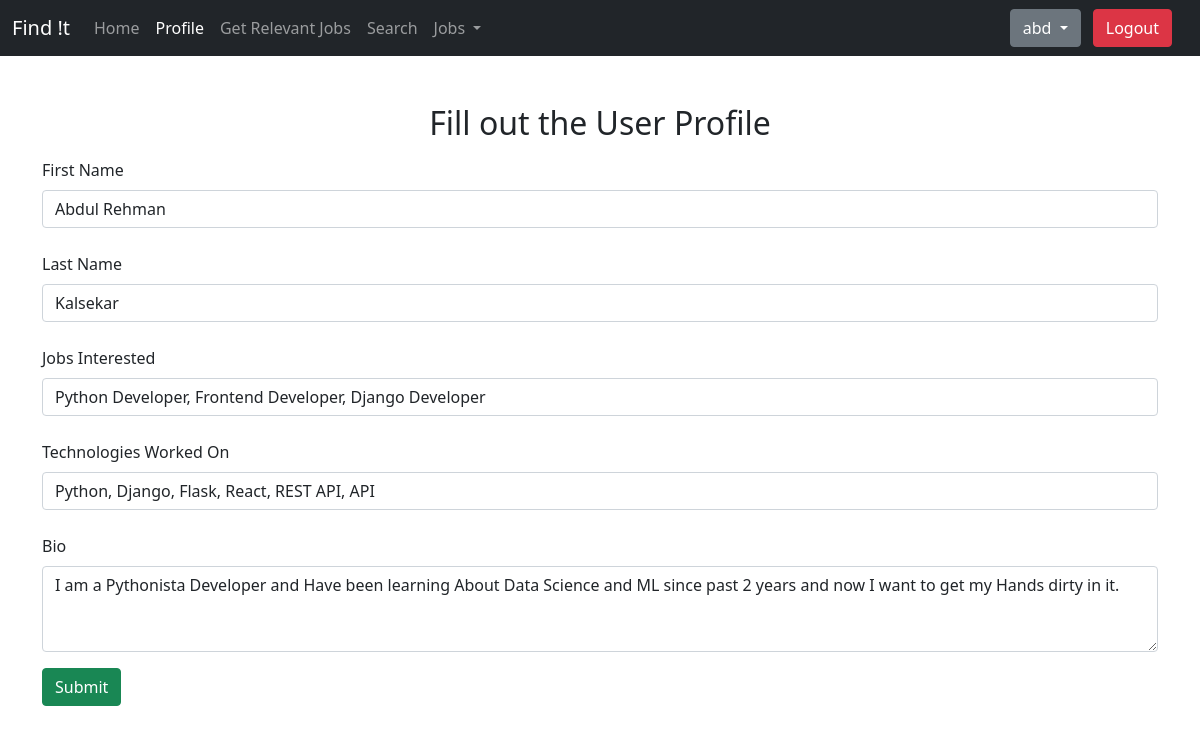
Screenshot of /profile (signed in) with the database file from the repository.
### home/models.py (models this page shows, shortened)
class Profile(models.Model):
    username = models.ForeignKey(User, on_delete=models.CASCADE)
    first_name = models.CharField(max_length=100, null=True, blank=True)
    last_name = models.CharField(max_length=100, null=True, blank=True)
    interested_jobs = models.CharField(max_length=100, null=True, blank=True)
    bio = models.CharField(max_length=100, null=True, blank=True)
    techonologies = models.CharField(max_length=100, null=True, blank=True)

### home/views.py (the view, shortened to what this page needs)
# urls.py: path('profile', views.profile, name='profile'),
@login_required
def profile(request):
    current_user = Profile.objects.filter(username=request.user)
    if len(current_user) != 0:
        params = {'current_user': current_user}
    return render(request, 'profile.html', params)

### templates/profile.html (shortened to what this page needs)
{% extends 'base.html' %}
{% block profileActive %}active{% endblock profileActive %}
{% block body %}
<div class="container mt-5">
    <h2 class="text-center"> Fill out the User Profile </h2>
  {% for data in current_user %}
    <form action="{% url 'profile' %}" method="POST">
    <div class="mb-3">
        <label for="fname" class="form-label my-2">First Name</label>
      <input type="text" class="form-control" name="fname" id="fname" value="{{data.first_name}}">
    </div>
    <div class="mb-3">
        <label for="lname" class="form-label my-2">Last Name</label>
        <input type="text" class="form-control" id="lname" name="lname" value="{{ data.last_name }}">
    </div>
    <div class="mb-3">
      <label for="jobsinterested" class="form-label my-2">Jobs Interested</label>
      <input type="text" class="form-control" id="jobsinterested" name="jobsinterested" value="{{ data.interested_jobs }}">
    </div>
    <div class="mb-3">
      <label for="technologies" class="form-label my-2">Technologies Worked On</label>
      <input type="text" class="form-control" id="technologies" name="technologies" value="{{ data.techonologies }}">
    </div>
    <div class="mb-3">
        <label for="bio" class="form-label my-2">Bio </label>
        <textarea class="form-control" id="bio" placeholder="Enter your Description here... " name="bio" rows="3">{{ data.bio }}</textarea>
    </div>
    <button type="submit" class="btn btn-success"> Submit </button>
    </form>
  {% endfor %}
    </div>
{% endblock body %}

### templates/base.html (shortened to what this page needs)
<!doctype html>
<html lang="en">
<head>
  <link href="https://cdn.jsdelivr.net/npm/bootstrap@5.0.1/dist/css/bootstrap.min.css" rel="stylesheet"
>
</head>
<body>
  <nav class="navbar navbar-expand-lg navbar-dark bg-dark">
    <div class="container-fluid">
      <a class="navbar-brand" href="/"> Find !t </a>
      <div class="collapse navbar-collapse" id="navbarSupportedContent">
        <ul class="navbar-nav me-auto mb-2 mb-lg-0">
          <li class="nav-item">
            <a class="nav-link {% block homeActive %}{% endblock homeActive %}" href="/">Home</a>
          </li>
          {% if user.is_authenticated %}
          <li class="nav-item">
            <a class="nav-link {% block profileActive %}{% endblock profileActive %}" href="{% url 'profile' %}">Profile</a>
          </li>
          <li class="nav-item">
            <a class="nav-link {% block relevantActive %}{% endblock relevantActive %}" href="{% url 'relevant' %}">Get Relevant Jobs</a>
          </li>
          <li class="nav-item">
            <a class="nav-link {% block searchActive %}{% endblock searchActive %}" href="/search?query">Search</a>
          </li>
          <li class="nav-item dropdown">
            <a class="nav-link dropdown-toggle" href="#" id="navbarDropdown" role="button" data-toggle="dropdown" aria-haspopup="true" aria-expanded="false">
              Jobs
            </a>
          </li>
          {% endif %}
        </ul>
        {% if user.is_authenticated %}
        <div class="dropdown mx-2">
          <button class="btn btn-secondary dropdown-toggle" type="button" id="user-details" data-bs-toggle="dropdown"
            aria-expanded="false">
            {{user.username}}
          </button>
          <a href="/logout" class="btn btn-danger mx-2"> Logout</a>
        </div>
        {% endif %}
      </div>
    </div>
  </nav>
  {% block body %}
  {% endblock body %}
</body>
</html>

### rows the page displays
Profile: fname "Abdul Rehman", lname "Kalsekar", jobsinterested "Python Developer, Frontend Developer, Django Developer", technologies "Python, Django, Flask, React, REST API, API", bio "I am a Pythonista Developer and Have been learning About Data Science and ML since past 2 years and now I want to get my Hands dirty in it."

### other values shown
{{ user.username }} "abd"
